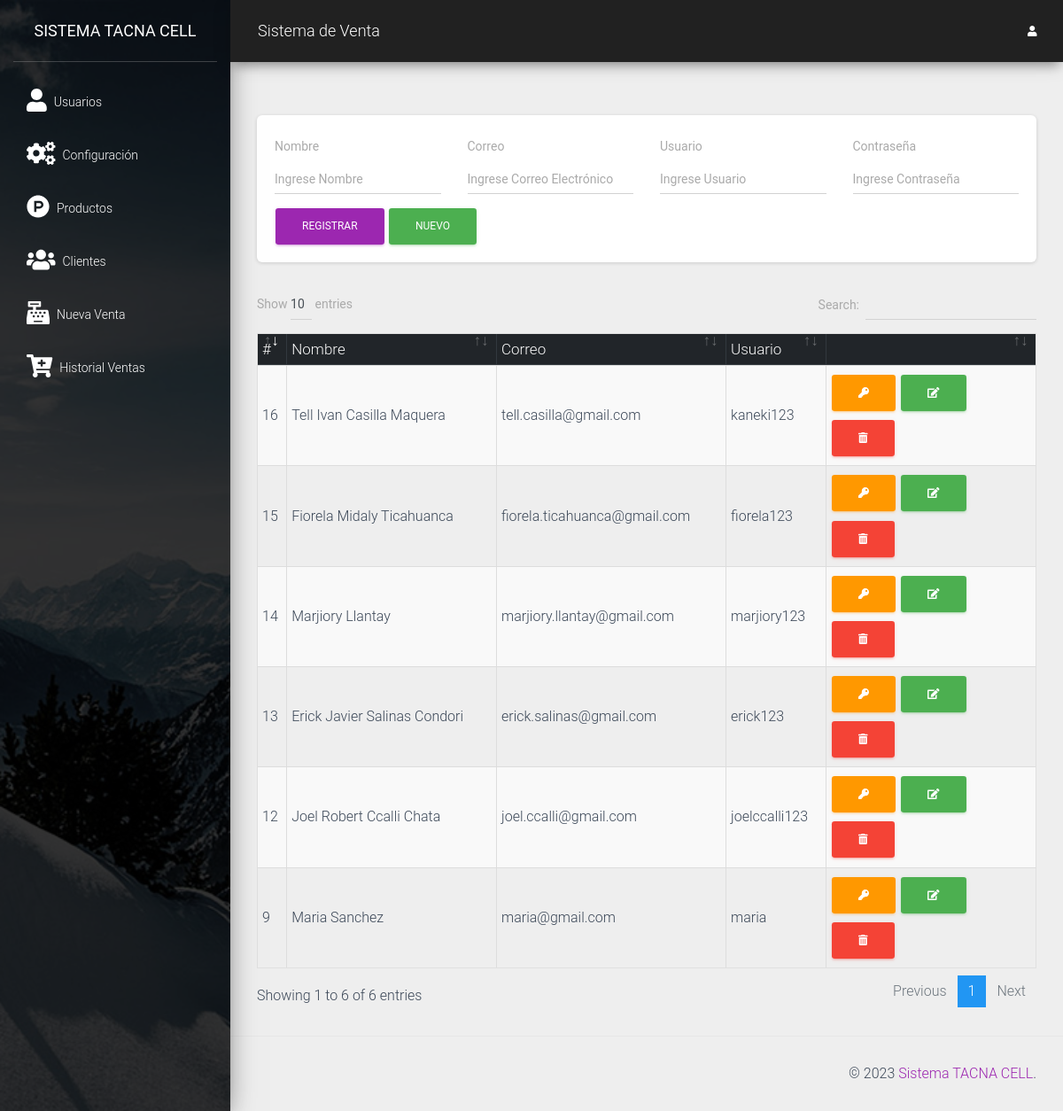
The app's page /src/usuarios.php (signed in) with its own data.
### tables this page shows
CREATE TABLE IF NOT EXISTS `usuario` (
  `idusuario` int(11) NOT NULL AUTO_INCREMENT,
  `nombre` varchar(100) NOT NULL,
  `correo` varchar(100) NOT NULL,
  `usuario` varchar(20) NOT NULL,
  `clave` varchar(50) NOT NULL,
  PRIMARY KEY (`idusuario`)
);

### src/usuarios.php (the view, shortened to what this page needs)
<?php
include "../conexion.php";
include "includes/header.php";
?>
<div class="card">
    <div class="card-body">
        <form action="" method="post" autocomplete="off" id="formulario">
            <div class="row">
                <div class="col-md-3">
                    <div class="form-group">
                        <label for="nombre">Nombre</label>
                        <input type="text" class="form-control" placeholder="Ingrese Nombre" name="nombre" id="nombre">
                    </div>
                </div>
                <div class="col-md-3">
                    <div class="form-group">
                        <label for="correo">Correo</label>
                        <input type="email" class="form-control" placeholder="Ingrese Correo Electrónico" name="correo" id="correo">
                    </div>
                </div>
                <div class="col-md-3">
                    <div class="form-group">
                        <label for="usuario">Usuario</label>
                        <input type="text" class="form-control" placeholder="Ingrese Usuario" name="usuario" id="usuario">
                    </div>
                </div>
                <div class="col-md-3">
                    <div class="form-group">
                        <label for="clave">Contraseña</label>
                        <input type="password" class="form-control" placeholder="Ingrese Contraseña" name="clave" id="clave">
                    </div>
                </div>
            </div>
            <input type="submit" value="Registrar" class="btn btn-primary" id="btnAccion">
            <input type="button" value="Nuevo" class="btn btn-success" id="btnNuevo" onclick="limpiar()">
        </form>
    </div>
</div>
<div class="table-responsive">
    <table class="table table-hover table-striped table-bordered mt-2" id="tbl">
        <thead class="thead-dark">
            <tr>
                <th>#</th>
                <th>Nombre</th>
                <th>Correo</th>
                <th>Usuario</th>
                <th></th>
            </tr>
        </thead>
        <tbody>
            <?php
            $query = mysqli_query($conexion, "SELECT * FROM usuario");
            $result = mysqli_num_rows($query);
            if ($result > 0) {
                while ($data = mysqli_fetch_assoc($query)) { ?>
                    <tr>
                        <td><?php echo $data['idusuario']; ?></td>
                        <td><?php echo $data['nombre']; ?></td>
                        <td><?php echo $data['correo']; ?></td>
                        <td><?php echo $data['usuario']; ?></td>
                        <td>
                            <a href="rol.php?id=<?php echo $data['idusuario']; ?>" class="btn btn-warning"><i class='fas fa-key'></i></a>
                            <a href="#" onclick="editarUsuario(<?php echo $data['idusuario']; ?>)" class="btn btn-success"><i class='fas fa-edit'></i></a>
                            <form action="eliminar_usuario.php?id=<?php echo $data['idusuario']; ?>" method="post" class="confirmar d-inline">
                                <button class="btn btn-danger" type="submit"><i class='fas fa-trash-alt'></i> </button>
                            </form>
                        </td>
                    </tr>
            <?php }
            } ?>
        </tbody>
    </table>
</div>
<?php include_once "includes/footer.php"; ?>

### records on screen
usuario: idusuario "9", nombre "Maria Sanchez", correo "maria@gmail.com", usuario "maria"
usuario: idusuario "12", nombre "Joel Robert Ccalli Chata", correo "joel.ccalli@gmail.com", usuario "joelccalli123"
usuario: idusuario "13", nombre "Erick Javier Salinas Condori", correo "erick.salinas@gmail.com", usuario "erick123"
usuario: idusuario "14", nombre "Marjiory Llantay", correo "marjiory.llantay@gmail.com", usuario "marjiory123"
usuario: idusuario "15", nombre "Fiorela Midaly Ticahuanca", correo "fiorela.ticahuanca@gmail.com", usuario "fiorela123"
usuario: idusuario "16", nombre "Tell Ivan Casilla Maquera", correo "tell.casilla@gmail.com", usuario "kaneki123"
